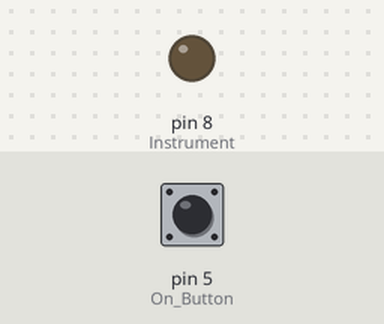
Bench run of a sketch on a simulated Arduino Uno, built with avr-gcc and run on an emulated ATmega328P. Parts: output pins drawn as LEDs (lit = HIGH). The test bench sets the inputs (shaded band); at power-on: pin 5 (On_Button) HIGH.

Above: at 1.2 s.
1.3 s: pin 5 (On_Button) pulled LOW for 0.15 s
At 2.5 s:
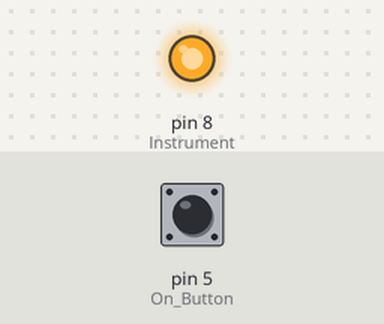
Timing chart, 0 to 7.8 s (numbered marks = the images above; inputs shaded):
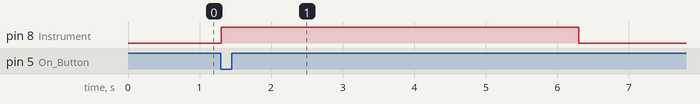

Measured:
- after the input at 1.3 s, pin 8 (Instrument): LOW → HIGH at once, → LOW 5.0 s later

The sketch:

DirectPinConnectionTest.ino
```cpp
const int On_Button = 5; // singnal from graphine conductor, set low with output pin
const int Instrument = 8; // singnal from graphine conductor, set low with output pin
int On_Signal;


void setup() {
  // put your setup code here, to run once:
  pinMode(On_Button, INPUT_PULLUP);
  pinMode(Instrument, OUTPUT);

  digitalWrite(On_Button, HIGH);
  digitalWrite(Instrument, LOW);
}

void loop()
{
  // put your main code here, to run repeatedly:
    On_Signal = 1;
    while (On_Signal > 0)
    {
        On_Signal = digitalRead(On_Button); //  Wait for On Button to be pressed
    }
    digitalWrite(Instrument, HIGH);
    delay(5000);
    digitalWrite(Instrument, LOW);

}
```
